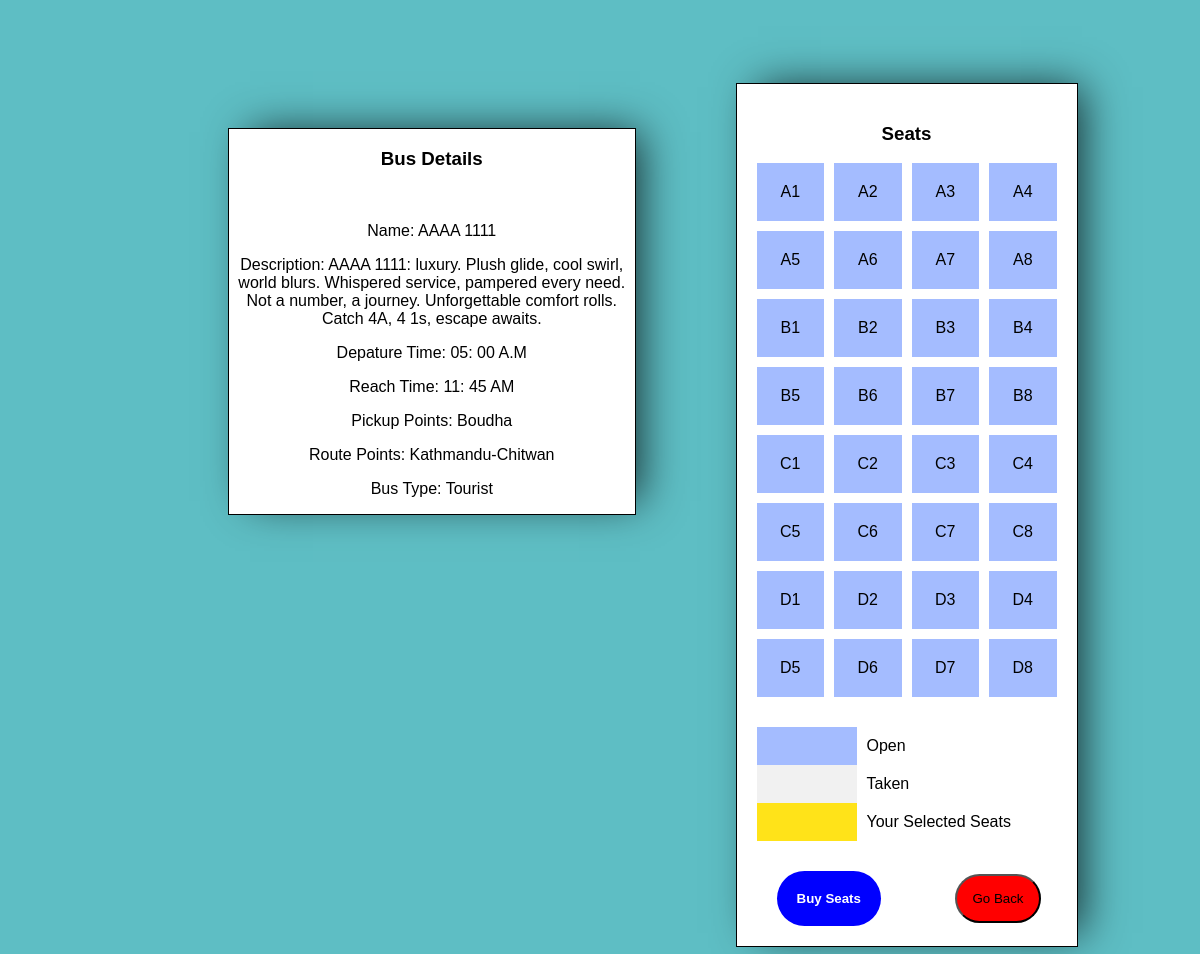
The app's page /bus4/3a-reservation.php with its own data.
### tables this page shows
CREATE TABLE `buses` (
  `bus_id` int(100) NOT NULL,
  `bus_number` varchar(100) NOT NULL,
  `bus_description` varchar(500) NOT NULL,
  `departure_time` varchar(50) NOT NULL,
  `reach_time` varchar(50) NOT NULL,
  `bus_image` varchar(60) NOT NULL,
  `bus_type` varchar(20) NOT NULL,
  `pickup_points` varchar(20) NOT NULL,
  `route_point` varchar(30) NOT NULL,
  `bus_created` timestamp(6) NOT NULL DEFAULT current_timestamp(6)
);

### bus4/2-reserve-lib.php (called while the page is built, shortened)
<?php
class Reserve {
  private $pdo = null;
  private $stmt = null;
  function __construct() {
    try {
      $this->pdo = new PDO(
        "mysql:host=localhost; dbname=e_bus_ticketing_system; charset=utf8",
        "root",
        "",
        [
          PDO::ATTR_ERRMODE => PDO::ERRMODE_EXCEPTION,
          PDO::ATTR_DEFAULT_FETCH_MODE => PDO::FETCH_ASSOC
        ]
      );
    } catch (PDOException $e) {
      echo "Error connecting to database: " . $e->getMessage();
      die();
    }
  }
  function query ($sql, $data=null) : void {
    $this->stmt = $this->pdo->prepare($sql);
    $this->stmt->execute($data);
  }
  function get ($sessid) {
    $this->query(
      "SELECT sa.`seat_id`, r.`user_id` FROM `seats` sa
       LEFT JOIN `sessions` se USING (`bus_id`)
       LEFT JOIN `reservations` r USING(`seat_id`)
       WHERE se.`session_id`=?
       ORDER BY sa.`seat_id`", [$sessid]
    );
    $sess = $this->stmt->fetchAll();
    return $sess;
  }
}
$_RSV = new Reserve();

### bus4/3a-reservation.php (the view, shortened to what this page needs)
<?php
include '../partial/dbconnect.php';
?>
<!DOCTYPE html>
<html>
<head>
  <link rel="stylesheet" href="3c-reservation.css">
</head>
<body>
  <div class="cont">
    <div class="first-box">
      <div class="small-box">
        <?php
        $sql = "SELECT * from buses WHERE bus_id = 155";
        $gotResults = mysqli_query($conn, $sql);
        if ($gotResults) {
          if (mysqli_num_rows($gotResults) > 0) {
            while ($row = mysqli_fetch_array($gotResults)) {
              echo " <h3> Bus Details </h3> ";
              echo "<br>";
              echo "<p>Name: " . $row['bus_number'] . "</p>";
              echo "<p>Description: " . $row['bus_description'] . "</p>";
              echo "<p>Depature Time: " . $row['departure_time'] . "</p>";
              echo "<p>Reach Time: " . $row['reach_time'] . "</p>";
              echo "<p>Pickup Points: " . $row['pickup_points'] . "</p>";
              echo "<p>Route Points: " . $row['route_point'] . "</p>";
              echo "<p>Bus Type: " . $row['bus_type'] . "</p>";
            }
          }
        }
        ?>
      </div>
    </div>
    <div class="second-box">
      <h3>Seats</h3>
      <?php
      $sessid = 1;
      require "2-reserve-lib.php";
      $seats = $_RSV->get($sessid);
      ?>
      <div id="layout">
        <?php
        foreach ($seats as $s) {
          $taken = is_numeric($s["user_id"]);
          printf(
            "<div class='seat%s'%s>%s</div>",
            $taken ? " taken" : "",
            $taken ? "" : " onclick='reserve.toggle(this)'",
            $s["seat_id"]
          );
        }
        ?>
      </div>
      <div id="legend">
        <div class="seat"></div>
        <div class="txt">Open</div>
        <div class="seat taken"></div>
        <div class="txt">Taken</div>
        <div class="seat selected"></div>
        <div class="txt">Your Selected Seats</div>
      </div>
      <button id="go" onclick="reserve.save()">Buy Seats</button>
      <button class="btn" onclick="history.back()">Go Back</button>
    </div>
  </div>
</body>
</html>

### bus4/3c-reservation.css (style rules this page uses)
* { font-family: Arial, Helvetica, sans-serif; box-sizing: border-box; }
#layout { max-width: 450px; display: grid; grid-template-columns: repeat(4, 1fr); grid-gap: 10px; margin-bottom: 30px; }
.seat { text-align: center; padding: 20px 0; background: #a4bcff; }
#layout .seat { cursor: pointer; }
.taken { color: #a9a9a9; background: #f1f1f1 !important; }
.selected { background: #ffe319 !important; }
#legend { display: grid; grid-template-columns: 100px 200px; margin-bottom: 30px; }
#legend div { padding: 10px; }
#go { border: 0; padding: 20px; font-weight: 700; color: #fff; background: #9f3737; cursor: pointer; }

### bus4/3a-reservation.php (style rules this page uses)
body { background-color: #5EBEC4; }
* { box-sizing: border-box; }
body { background-color: ; }
.cont { width: 100%; display: flex; }
.first-box { height: auto; width: 53%; padding-left: 220px; padding-top: 120px; margin-right: 100px; }
.small-box { background-color: white; border: 1px solid black; text-align: center; box-shadow: 13px -5px 41px -9px rgba(0, 0, 0, 0.77); -webkit-box-shadow: 13px -5px 41px -9px rgba(0, 0, 0, 0.77); -moz-box-shadow: 13px -5px 41px -9px rgba(0, 0, 0, 0.77); }
.second-box { background-color: white; margin-top: 75px; float: right; padding: 20px; box-shadow: 13px -5px 41px -9px rgba(0, 0, 0, 0.77); -webkit-box-shadow: 13px -5px 41px -9px rgba(0, 0, 0, 0.77); -moz-box-shadow: 13px -5px 41px -9px rgba(0, 0, 0, 0.77); }
.second-box h3 { text-align: center; }
.btn { background-color: red; text-align: center; padding: 15px; border-radius: 50px; margin-left: 70px; }
.second-box { border: 1px solid black; }
#go { background: blue; border-radius: 59px; margin-left: 20px; }

### records on screen
buses: bus_number "AAAA 1111", bus_description "AAAA 1111: luxury. Plush glide, cool swirl, world blurs. Whispered service, pampered every need. Not a number, a journey. Unforgettable comfort rolls. Catch 4A, 4 1s, escape awaits.", departure_time "05: 00 A.M", reach_time "11: 45 AM", pickup_points "Boudha", route_point "Kathmandu-Chitwan", bus_type "Tourist"

### other values on screen
$s["seat_id"] "A1"
$s["seat_id"] "A2"
$s["seat_id"] "A3"
$s["seat_id"] "A4"
$s["seat_id"] "A5"
$s["seat_id"] "A6"
$s["seat_id"] "A7"
$s["seat_id"] "A8"
$s["seat_id"] "B1"
$s["seat_id"] "B2"
$s["seat_id"] "B3"
$s["seat_id"] "B4"
$s["seat_id"] "B5"
$s["seat_id"] "B6"
$s["seat_id"] "B7"
